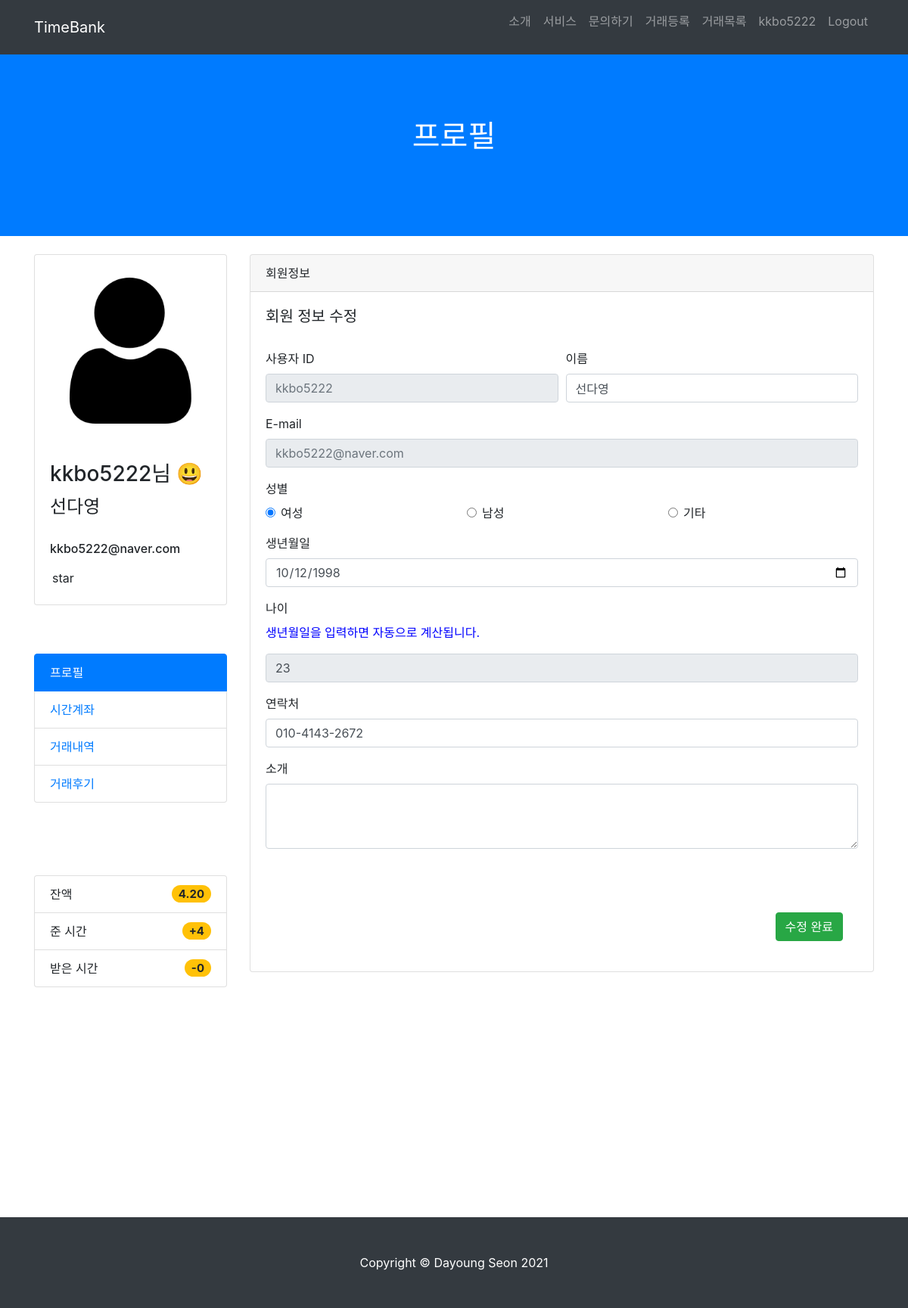
The page /account/kkbo5222/profile_update_page (signed in) on the database as committed earlier.
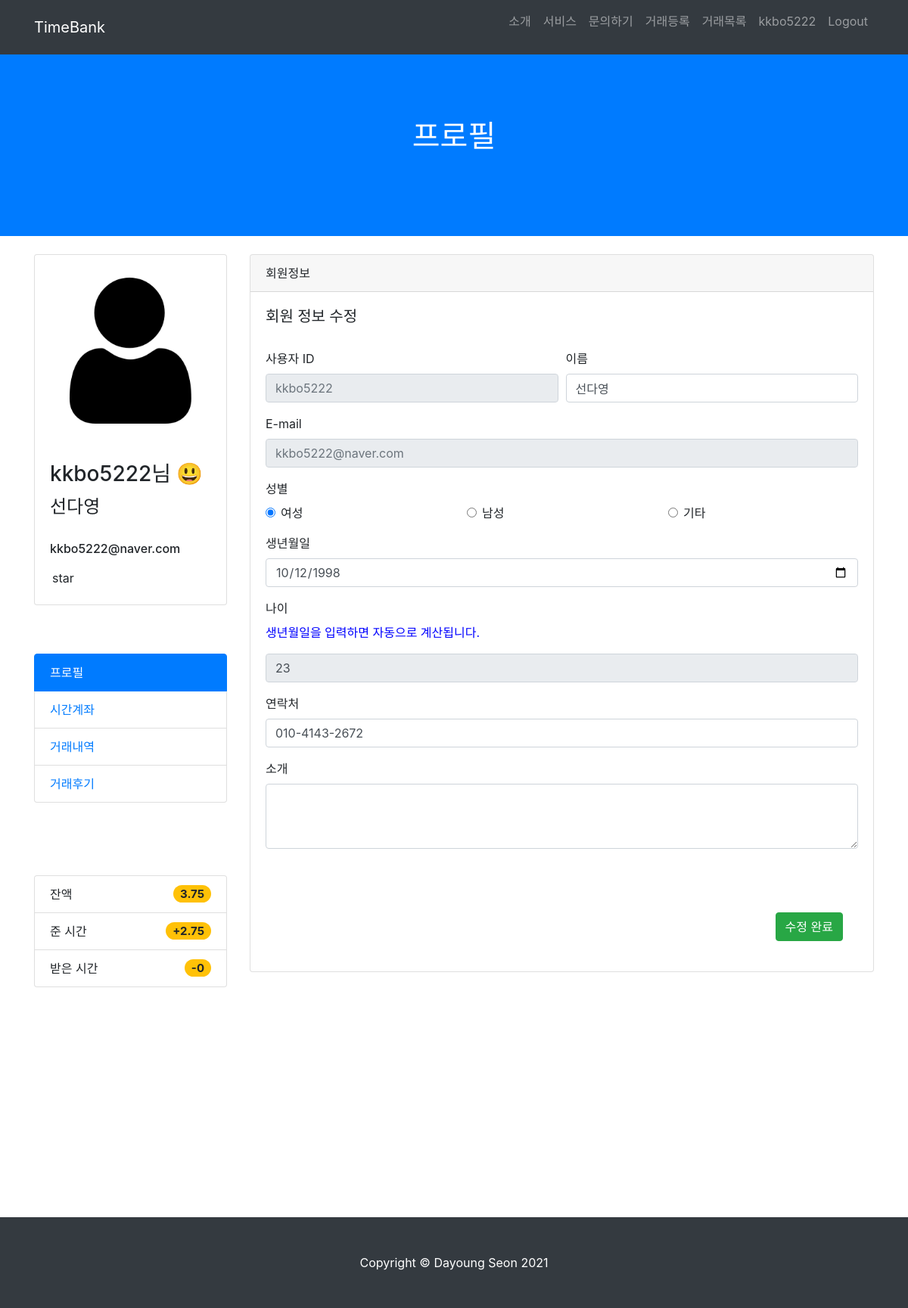
The same page on the database as committed later.
### TimeBank_account/models.py (models this page shows, shortened)
class User(AbstractUser):
    username = models.CharField(max_length=64, verbose_name='사용자ID', unique=True)
    email = models.EmailField(max_length=128, verbose_name='E-mail')
    name = models.CharField(max_length=64, verbose_name='이름')
    password = models.CharField(max_length=100, verbose_name='비밀번호')
    contact = models.CharField(max_length=150, verbose_name='연락처')
    birth = models.CharField(max_length=150, verbose_name='생년월일')
    user_age = models.CharField(max_length=50, verbose_name='연령대')
    gender_choice = [('여성','여성'),('남성','남성'),('기타','기타')]
    gender = models.CharField(max_length=2, choices=gender_choice, verbose_name='성별')
    balance = models.DecimalField(decimal_places=2, max_digits=5,verbose_name='잔액', default=0)
    registered_dtn = models.DateField(auto_now_add=True, verbose_name='가입일자')
    image = models.ImageField(upload_to="images/", blank=True)
    about = models.TextField(verbose_name="소개말", blank=True)
    object = CustomUserManager()
    user_mode = [('코디네이터','코디네이터'),('사용자','사용자')]
    mode = models.CharField(max_length=60, choices=user_mode, verbose_name='유저등급', default='사용자', null=True)
    star = models.IntegerField(validators=[MinValueValidator(1), MaxValueValidator(5)], null=True, verbose_name='평균평점')
    class Meta:
        db_table = 'TimeBank_user'

### TimeBank_account/views.py (the view)
# urls.py: path('<str:username>/profile_update_page', views.profile_update_page, name="profile_update_page"),
@login_required
def profile_update_page(request,username):
    user = get_object_or_404(User,username=username)
    plus_list = Account.objects.filter(giver= user).aggregate(Sum('tok'))
    plus_tok = plus_list['tok__sum']
    minus_list = Account.objects.filter(taker= user).aggregate(Sum('tok'))
    minus_tok = minus_list['tok__sum']
    if minus_tok == None:
        minus_tok = 0
    else:
        minus_tok
    if plus_tok == None:
        plus_tok = 0
    context = {"user_profile":user, 'username': username, 'plus_tok':plus_tok, 'minus_tok':minus_tok}
    return render(request, "profile_update.html", context)

### TimeBank_account/templates/profile_update.html (shortened to what the changed rows need)
{% load static %}
<html lang="en">
<head>
  <link href="{% static 'vendor/bootstrap/css/bootstrap.min.css' %}" rel="stylesheet">
  <link href="{% static 'css/scrolling-nav.css' %}" rel="stylesheet">
</head>
<body id="page-top">
  <nav class="navbar navbar-expand-lg navbar-dark bg-dark fixed-top" id="mainNav">
    <div class="container">
      <div class="collapse navbar-collapse" id="navbarResponsive">
        <ul class="navbar-nav ml-auto">
          {% if user.is_authenticated %}
          <li class="nav-item">
            <a class="nav-link js-scroll-trigger" href="{% url 'profile' user.username %}">{{ user.get_username }}</a>
          </li>
          <li class="nav-item">
            <form action="{% url 'logout' %}" method="POST">
              <input type="submit" class="nav-link logout" href="{% url 'logout' %}" value="Logout" style="border: none; background: transparent;">
            </form>
          </li>
          {% endif %}
        </ul>
      </div>
    </div>
  </nav>
  <header class="bg-primary text-white">
    <div class="container text-center">
      <h1>프로필</h1>
    </div>
  </header>
 <div class="container">
  <div class="row">
    <div class="col-lg-3">
      <div class="card mt-4">
        <div class="card-body">
          <h3 class="card-title">{{ user.get_username }}님 😃</h3>
          <h4>{{ user.name }}</h4><br>
          <h6>{{ user.email }}</h6>
           <div style="margin: 3px; margin-top:5px;">{{avg_star}} star</div>
        </div>
      </div>
      {% if request.user.username == user_profile.username %}
      <br><br>
    {% endif %}
      <br><br>
      <ul class="list-group">
        <li class="list-group-item d-flex justify-content-between align-items-center">
          잔액
          <span class="badge badge-warning badge-pill" style="font-size: 15px;">{{ user.balance }}</span>
        </li>
        <li class="list-group-item d-flex justify-content-between align-items-center">
          준 시간
          <span class="badge badge-warning badge-pill" style="font-size: 15px;">+{{plus_tok}}</span>
        </li>
      </ul>
    </div>
    <div class="col-lg-9">
      <div class="card card-outline-secondary my-4">
        <div class="card-body">
          <form action="{% url 'profile_update' user.username %}" method="POST">
            <div class="form-row">
              <div class="form-group col-md-6">
                <label for="username">사용자 ID</label>
                <input class="form-control" type="text" placeholder="{{user.username}}" readonly>
              </div>
              <div class="form-group col-md-6">
                <label for="name">이름</label>
                <input type="text" class="form-control" id="name" name="name" value="{{user.name}}" placeholder="{{user.name}}">
              </div>
            </div>
            <div class="form-group">
              <label for="email">E-mail</label>
              <input class="form-control" type="text" placeholder="{{user.email}}" readonly>
            </div>
            <div class="form-group">
                <label for="birth">생년월일</label>
                <input type="date" class="form-control" id="birth" name="birth" value="{{user.birth}}" placeholder="{{user.birth}}">
              </div>
              <div class="form-group">
                <label for="user_age">나이</label><p style="color: blue;">생년월일을 입력하면 자동으로 계산됩니다.</p>
                <input type="text" class="form-control" id="user_age" name="user_age" value="{{user.user_age}}" placeholder="자동으로 계산됩니다" readonly>
              </div>
            <div class="form-group">
              <label for="contact">연락처</label>
              <input type="text" class="form-control" id="contact" name="contact" value="{{user.contact}}" placeholder="{{user.contact}}">
            </div>
            <div class="form-group">
              <label for="about">소개</label>
              <textarea class="form-control" id="about" name="about" value="{{user.about}}" rows="3"></textarea>
            </div>
            <br><br>
          </form>
      </div>
    </div>
  </div>
</div>
</div>
</body>

Rows that differ between the two databases and show on the page:
changed User "kkbo5222": balance "4.20" → "3.75"
Other text that changed with them:
{{ plus_tok }}: "4" → "2.75"
